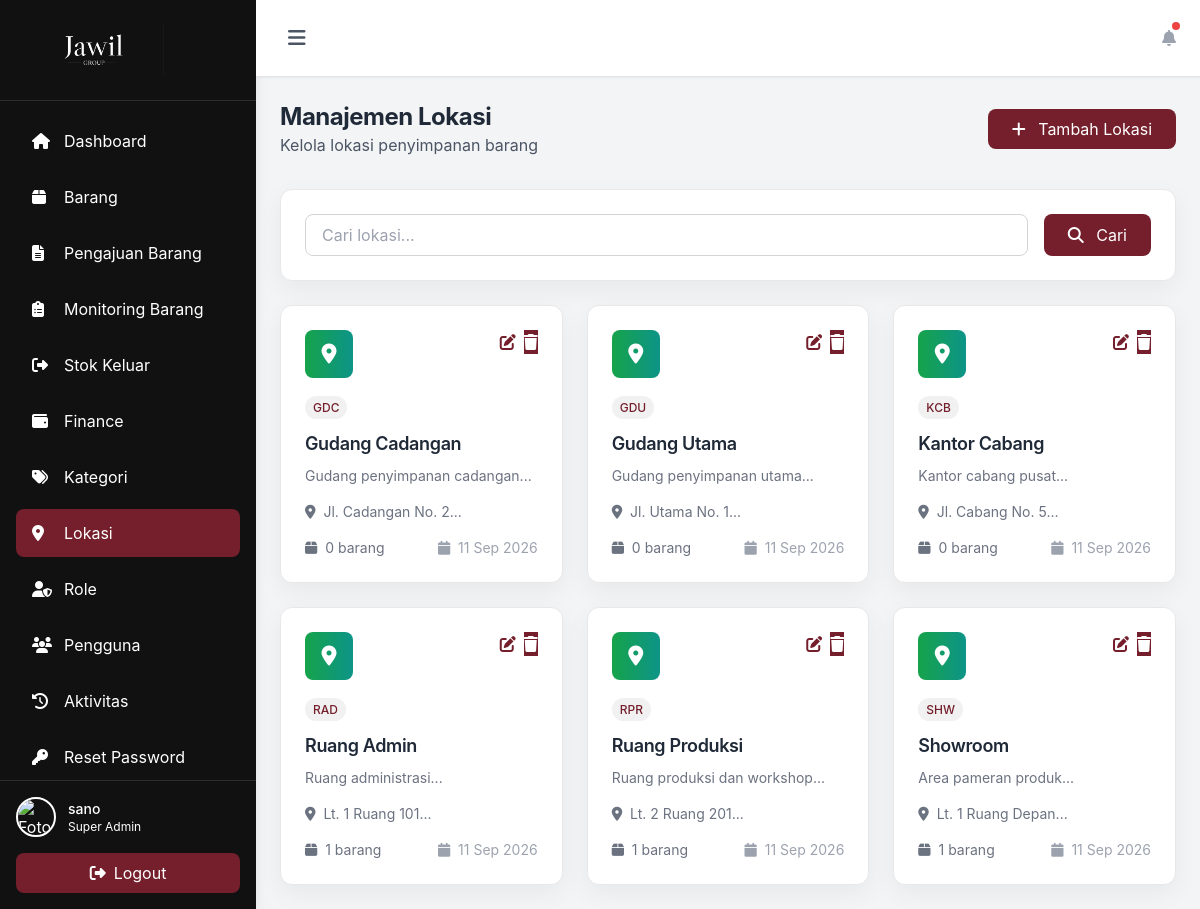
The page /locations.php (signed in) on the database its author committed.
### tables this page shows
CREATE TABLE `menus` (
  `id` int(11) NOT NULL,
  `menu_name` varchar(50) NOT NULL,
  `menu_label` varchar(100) NOT NULL,
  `menu_icon` varchar(50) NOT NULL,
  `menu_url` varchar(100) NOT NULL,
  `menu_order` int(11) DEFAULT 0,
  `is_active` tinyint(1) DEFAULT 1,
  `created_at` timestamp NOT NULL DEFAULT current_timestamp()
);

CREATE TABLE `locations` (
  `id` int(11) NOT NULL,
  `location_name` varchar(100) NOT NULL,
  `location_code` varchar(20) NOT NULL,
  `description` text DEFAULT NULL,
  `address` text DEFAULT NULL,
  `created_at` timestamp NOT NULL DEFAULT current_timestamp(),
  `updated_at` timestamp NOT NULL DEFAULT current_timestamp() ON UPDATE current_timestamp()
);

### includes/db.php (called while the page is built, shortened)
<?php
class Database {
    private static $instance = null;
    private $connection;
    private function __construct() {
        try {
            $this->connection = new PDO(
                "mysql:host=" . DB_HOST . ";dbname=" . DB_NAME . ";charset=utf8mb4",
                DB_USER,
                DB_PASS,
                [
                    PDO::ATTR_ERRMODE => PDO::ERRMODE_EXCEPTION,
                    PDO::ATTR_DEFAULT_FETCH_MODE => PDO::FETCH_ASSOC,
                    PDO::ATTR_EMULATE_PREPARES => false
                ]
            );
        } catch (PDOException $e) {
            die("Database connection failed: " . $e->getMessage());
        }
    }
    public static function getInstance() {
        if (self::$instance === null) {
            self::$instance = new Database();
        }
        return self::$instance;
    }
    public function query($sql, $params = []) {
        try {
            $stmt = $this->connection->prepare($sql);
            $stmt->execute($params);
            return $stmt;
        } catch (PDOException $e) {
            throw new Exception("Query failed: " . $e->getMessage());
        }
    }
    public function fetchAll($sql, $params = []) {
        $stmt = $this->query($sql, $params);
        return $stmt->fetchAll();
    }
}
?>

### includes/auth.php (called while the page is built, shortened)
<?php
require_once __DIR__ . '/db.php';
class Auth {
    public function isLoggedIn() {
        return isset($_SESSION['user_id']) && isset($_SESSION['last_activity']);
    }
    public function hasPermission($permission) {
        $permissions = $_SESSION['permissions'] ?? [];
        return in_array($permission, $permissions) || in_array('*', $permissions);
    }
    public function getCurrentUser() {
        return [
            'id' => $_SESSION['user_id'],
            'employee_id' => $_SESSION['employee_id'] ?? null,
            'username' => $_SESSION['username'],
            'full_name' => $_SESSION['full_name'],
            'profile_photo' => $_SESSION['profile_photo'] ?? null,
            'email' => $_SESSION['email'],
            'role_id' => $_SESSION['role_id'],
            'role_name' => $_SESSION['role_name'],
            'permissions' => $_SESSION['permissions']
        ];
    }
    public function getAccessibleMenus() {
        $roleId = $_SESSION['role_id'];
        $db = Database::getInstance();
        try {
            $sql = "SELECT m.*
                    FROM menus m
                    JOIN role_menu_access rma ON m.id = rma.menu_id
                    WHERE rma.role_id = ? AND rma.can_view = 1 AND m.is_active = 1
                    ORDER BY m.menu_order";
            $menus = $db->fetchAll($sql, [$roleId]);
            return $menus;
        } catch (Exception $e) {
            if ($this->isSuperAdmin()) {
                try {
                    return $db->fetchAll("SELECT * FROM menus WHERE is_active = 1 ORDER BY menu_order");
                } catch (Exception $e2) {
                    return [
                        ['menu_name' => 'dashboard', 'menu_label' => 'Dashboard', 'menu_icon' => 'fa-home', 'menu_url' => 'dashboard.php'],
                        ['menu_name' => 'items', 'menu_label' => 'Barang', 'menu_icon' => 'fa-box', 'menu_url' => 'items.php'],
                        ['menu_name' => 'categories', 'menu_label' => 'Kategori', 'menu_icon' => 'fa-tags', 'menu_url' => 'categories.php'],
                        ['menu_name' => 'locations', 'menu_label' => 'Lokasi', 'menu_icon' => 'fa-map-marker-alt', 'menu_url' => 'locations.php'],
                        ['menu_name' => 'roles', 'menu_label' => 'Role', 'menu_icon' => 'fa-user-shield', 'menu_url' => 'roles.php'],
                        ['menu_name' => 'users', 'menu_label' => 'Pengguna', 'menu_icon' => 'fa-users', 'menu_url' => 'users.php'],
                        ['menu_name' => 'logs', 'menu_label' => 'Aktivitas', 'menu_icon' => 'fa-history', 'menu_url' => 'logs.php']
                    ];
                }
            }
            return [];
        }
    }
}
$auth = new Auth();
?>

### locations.php (the view, shortened to what this page needs)
<?php
require_once 'includes/db.php';
require_once 'includes/auth.php';
$auth->requireLogin();
$auth->requirePermission('locations.view', 'locations');
require_once 'includes/header.php';
$auth->requirePermission('locations.view', 'locations');
$search = $_GET['search'] ?? '';
$where = ['1=1'];
$params = [];
$whereClause = implode(' AND ', $where);
$locations = $db->fetchAll("
    SELECT l.*, COUNT(i.id) as item_count
    FROM locations l
    LEFT JOIN items i ON l.id = i.location_id
    WHERE $whereClause
    GROUP BY l.id
    ORDER BY l.location_name ASC
", $params);
?>
<div class="mb-8 flex flex-col md:flex-row md:items-center md:justify-between gap-4">
    <div>
        <h2 class="text-2xl font-bold text-gray-800">Manajemen Lokasi</h2>
        <p class="text-gray-600">Kelola lokasi penyimpanan barang</p>
    </div>
    <?php if ($auth->hasPermission('locations.manage')): ?>
        <button onclick="openModal('addModal')" class="bg-gradient-to-r from-purple-600 to-indigo-600 text-white px-6 py-2 rounded-lg hover:from-purple-700 hover:to-indigo-700 transition">
            <i class="fas fa-plus mr-2"></i>
            Tambah Lokasi
        </button>
    <?php endif; ?>
</div>
<div class="bg-white rounded-xl shadow-sm p-6 mb-6">
    <form method="GET" action="" class="flex gap-4">
        <div class="flex-1">
            <input type="text" name="search" placeholder="Cari lokasi..."
                class="w-full px-4 py-2 border border-gray-300 rounded-lg focus:ring-2 focus:ring-purple-500 focus:border-transparent"
                value="<?php echo htmlspecialchars($search); ?>">
        </div>
        <button type="submit" class="bg-purple-600 text-white px-6 py-2 rounded-lg hover:bg-purple-700 transition">
            <i class="fas fa-search mr-2"></i>
            Cari
        </button>
    </form>
</div>
<div class="grid grid-cols-1 md:grid-cols-2 lg:grid-cols-3 gap-6">
    <?php if (count($locations) > 0): ?>
        <?php foreach ($locations as $location): ?>
            <div class="bg-white rounded-xl shadow-sm p-6 hover:shadow-md transition">
                <div class="flex items-start justify-between mb-4">
                    <div class="w-12 h-12 bg-gradient-to-r from-green-600 to-teal-600 rounded-lg flex items-center justify-center">
                        <i class="fas fa-map-marker-alt text-white text-xl"></i>
                    </div>
                    <div class="flex space-x-2">
                        <?php if ($auth->hasPermission('locations.manage')): ?>
                            <a href="?edit=<?php echo $location['id']; ?>" class="text-yellow-600 hover:text-yellow-800" title="Edit">
                                <i class="fas fa-edit"></i>
                            </a>
                            <button onclick="confirmDelete(<?php echo $location['id']; ?>)" class="text-red-600 hover:text-red-800" title="Hapus">
                                <i class="fas fa-trash"></i>
                            </button>
                        <?php endif; ?>
                    </div>
                </div>
                <div class="mb-3">
                    <span class="px-2 py-1 bg-green-100 text-green-800 rounded-full text-xs font-medium">
                        <?php echo htmlspecialchars($location['location_code']); ?>
                    </span>
                </div>
                <h3 class="text-lg font-semibold text-gray-800 mb-2"><?php echo htmlspecialchars($location['location_name']); ?></h3>
                <p class="text-gray-500 text-sm mb-4"><?php echo htmlspecialchars(substr($location['description'], 0, 100)); ?>...</p>
                <?php if ($location['address']): ?>
                    <p class="text-gray-500 text-sm mb-4">
                        <i class="fas fa-map-marker-alt mr-1"></i>
                        <?php echo htmlspecialchars(substr($location['address'], 0, 50)); ?>...
                    </p>
                <?php endif; ?>
                <div class="flex items-center justify-between text-sm">
                    <span class="text-gray-500">
                        <i class="fas fa-box mr-1"></i>
                        <?php echo $location['item_count']; ?> barang
                    </span>
                    <span class="text-gray-400">
                        <i class="fas fa-calendar mr-1"></i>
                        <?php echo date('d M Y', strtotime($location['created_at'])); ?>
                    </span>
                </div>
            </div>
        <?php endforeach; ?>
    <?php endif; ?>
</div>
<?php require_once 'includes/footer.php'; ?>

### includes/header.php (shortened to what this page needs)
<?php
require_once __DIR__ . '/auth.php';
$auth->requireLogin();
$user = $auth->getCurrentUser();
?>
<!DOCTYPE html>
<html lang="id">
<head>
    <script src="https://cdn.tailwindcss.com"></script>
    <link rel="stylesheet" href="https://cdnjs.cloudflare.com/ajax/libs/font-awesome/6.4.0/css/all.min.css">
</head>
<body class="bg-gray-100">
    <div class="flex h-screen overflow-hidden">
        <aside id="desktopSidebar" class="w-64 bg-white shadow-lg flex-shrink-0 hidden md:block">
            <div class="p-6 border-b">
                <div class="flex items-center space-x-3" title="Jawil Group">
                    <img src="includes/jawil-logo-transparent.png" alt="Jawil Group" class="sidebar-brand-logo">
                </div>
            </div>
            <nav class="p-4 space-y-2">
                <?php
                $accessibleMenus = $auth->getAccessibleMenus();
                foreach ($accessibleMenus as $menu):
                ?>
                <a href="<?php echo $menu['menu_url']; ?>" class="sidebar-link flex items-center space-x-3 px-4 py-3 rounded-lg text-gray-700 transition <?php echo basename($_SERVER['PHP_SELF']) == basename($menu['menu_url']) ? 'active' : ''; ?>">
                    <i class="fas <?php echo $menu['menu_icon']; ?> w-5"></i>
                    <span><?php echo $menu['menu_label']; ?></span>
                </a>
                <?php endforeach; ?>
                <?php if ($auth->hasPermission('settings.manage') || $auth->hasPermission('users.manage')): ?>
                <a href="login_background.php" class="sidebar-link flex items-center space-x-3 px-4 py-3 rounded-lg text-gray-700 transition <?php echo basename($_SERVER['PHP_SELF']) === 'login_background.php' ? 'active' : ''; ?>">
                    <span>Background Login</span>
                </a>
                <?php endif; ?>
            </nav>
            <div class="absolute bottom-0 w-64 p-4 border-t bg-white">
                <div class="sidebar-user flex items-center space-x-3 mb-4">
                    <?php if (!empty($user['profile_photo'])): ?>
                        <img src="uploads/<?php echo htmlspecialchars($user['profile_photo']); ?>" alt="Foto profil" class="w-10 h-10 rounded-full object-cover border-2 border-white">
                    <?php else: ?>
                        <div class="w-10 h-10 bg-gradient-to-r from-purple-600 to-indigo-600 rounded-full flex items-center justify-center text-white font-bold">
                            <?php echo strtoupper(substr($user['full_name'], 0, 1)); ?>
                        </div>
                    <?php endif; ?>
                    <div class="sidebar-user-info flex-1">
                        <p class="font-medium text-gray-800 text-sm"><?php echo htmlspecialchars($user['full_name']); ?></p>
                        <p class="text-xs text-gray-500"><?php echo htmlspecialchars($user['role_name']); ?></p>
                    </div>
                </div>
                <a href="logout.php" class="sidebar-logout flex items-center justify-center space-x-2 w-full px-4 py-2 bg-red-50 text-red-600 rounded-lg hover:bg-red-100 transition">
                    <i class="fas fa-sign-out-alt"></i>
                    <span>Logout</span>
                </a>
            </div>
        </aside>
        <div class="flex-1 flex flex-col overflow-hidden">
            <header class="bg-white shadow-sm px-6 py-4 flex items-center justify-between">
                <div class="flex items-center gap-2">
                    <button class="hidden md:inline-flex text-gray-600 hover:text-gray-800 p-2 rounded-lg hover:bg-gray-100" onclick="toggleDesktopSidebar()" title="Toggle sidebar" aria-label="Toggle sidebar">
                        <i class="fas fa-bars text-xl"></i>
                    </button>
                </div>
                <div class="flex items-center space-x-4">
                    <div class="relative">
                        <i class="fas fa-bell text-gray-400 hover:text-gray-600 cursor-pointer"></i>
                        <span class="absolute -top-1 -right-1 w-2 h-2 bg-red-500 rounded-full"></span>
                    </div>
                </div>
            </header>
            <main class="flex-1 overflow-y-auto p-6">

### includes/header.php (style rules this page uses)
:root { --maroon: #741f2b; --maroon-dark: #591620; --ink: #111111; --paper: #ffffff; --muted-paper: #f5f5f5; }
body { background-color: var(--muted-paper); color: var(--ink); font-family: Inter, ui-sans-serif, system-ui, -apple-system, BlinkMacSystemFont, "Segoe UI", sans-serif; }
aside { background-color: var(--ink) !important; color: white; }
aside .border-b, aside .border-t { border-color: #2d2d2d !important; }
aside h1, aside p, aside .text-gray-500, aside .text-gray-700 { color: white !important; }
aside > div:last-child { background-color: var(--ink) !important; }
aside > div:last-child a { background-color: var(--maroon) !important; color: white !important; }
.sidebar-link { color: #d4d4d4 !important; }
.sidebar-link.active { background: var(--maroon) !important; color: white !important; }
header { background-color: var(--paper) !important; border-bottom: 1px solid #e5e5e5; }
main { color: var(--ink); }
main .bg-white { border: 1px solid #e8e8e8; box-shadow: 0 8px 24px rgba(17, 17, 17, 0.05) !important; }
main h1, main h2, main h3, main h4 { letter-spacing: -0.02em; }
main input, main select, main textarea { border-color: #d4d4d4 !important; border-radius: 0.55rem; }
main button:not([type="reset"]):not([class*="bg-gray"]), main a[class*="bg-indigo-"], main a[class*="bg-purple-"], main a[class*="bg-blue-"], main a[class*="bg-green-"], main a[class*="bg-red-"] { background-color: var(--maroon) !important; background-image: none !important; border-color: var(--maroon) !important; color: white !important; }
main [class*="from-purple-"], main [class*="from-indigo-"], main [class*="to-purple-"], main [class*="to-indigo-"] { background-image: linear-gradient(135deg, var(--maroon), var(--maroon-dark)) !important; }
main [class*="text-purple-"], main [class*="text-indigo-"], main [class*="text-blue-"], main [class*="text-green-"], main [class*="text-orange-"], main [class*="text-yellow-"], main [class*="text-red-"] { color: var(--maroon) !important; }
main [class*="bg-purple-100"], main [class*="bg-indigo-50"], main [class*="bg-indigo-100"], main [class*="bg-blue-50"], main [class*="bg-blue-100"], main [class*="bg-green-50"], main [class*="bg-green-100"], main [class*="bg-orange-100"], main [class*="bg-yellow-100"], main [class*="bg-red-50"], main [class*="bg-red-100"] { background-color: #f1f1f1 !important; }
main [class*="from-purple-600"], main [class*="from-indigo-600"] { background-color: var(--maroon) !important; }
button[class*="bg-indigo-600"], button[class*="bg-purple-600"], button[class*="bg-blue-600"], a[class*="bg-indigo-600"], a[class*="bg-purple-600"], a[class*="bg-blue-600"], [class*="from-purple-600"] { background-color: var(--maroon) !important; background-image: none !important; }
#desktopSidebar { width: 16rem; transition: width 0.25s ease; }
.sidebar-brand-logo { display: block; width: 140px; height: 52px; object-fit: cover; object-position: center; filter: invert(1); mix-blend-mode: screen; background: transparent; }

### rows shown on the page
menus: menu_label "Dashboard"
menus: menu_label "Barang"
menus: menu_label "Pengajuan Barang"
menus: menu_label "Monitoring Barang"
menus: menu_label "Stok Keluar"
menus: menu_label "Finance"
menus: menu_label "Kategori"
menus: menu_label "Lokasi"
menus: menu_label "Role"
menus: menu_label "Pengguna"
menus: menu_label "Aktivitas"
menus: menu_label "Reset Password"
locations: location_code "GDC", location_name "Gudang Cadangan", description "Gudang penyimpanan cadangan", address "Jl. Cadangan No. 2", item_count "0", created_at "11 Sep 2026"
locations: location_code "GDU", location_name "Gudang Utama", description "Gudang penyimpanan utama", address "Jl. Utama No. 1", item_count "0", created_at "11 Sep 2026"
locations: location_code "KCB", location_name "Kantor Cabang", description "Kantor cabang pusat", address "Jl. Cabang No. 5", item_count "0", created_at "11 Sep 2026"
locations: location_code "RAD", location_name "Ruang Admin", description "Ruang administrasi", address "Lt. 1 Ruang 101", item_count "1", created_at "11 Sep 2026"
locations: location_code "RPR", location_name "Ruang Produksi", description "Ruang produksi dan workshop", address "Lt. 2 Ruang 201", item_count "1", created_at "11 Sep 2026"
locations: location_code "SHW", location_name "Showroom", description "Area pameran produk", address "Lt. 1 Ruang Depan", item_count "1", created_at "11 Sep 2026"

### other values the page prints
$user['full_name'] "sano"
$user['role_name'] "Super Admin"
